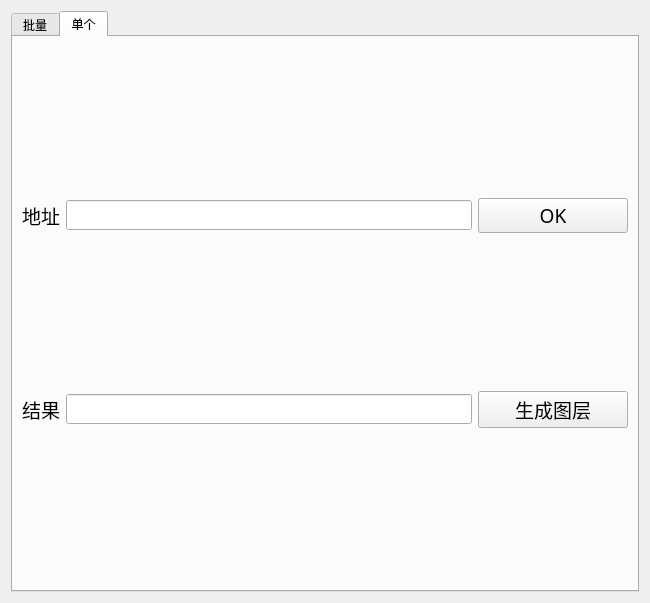
<?xml version="1.0" encoding="UTF-8"?>
<ui version="4.0">
 <class>GeocodeCNDialogBase</class>
 <widget class="QDialog" name="GeocodeCNDialogBase">
  <property name="geometry">
   <rect>
    <x>0</x>
    <y>0</y>
    <width>650</width>
    <height>603</height>
   </rect>
  </property>
  <property name="windowTitle">
   <string>GeocodeCN</string>
  </property>
  <layout class="QVBoxLayout" name="verticalLayout_2">
   <item>
    <widget class="QTabWidget" name="tabWidget">
     <property name="currentIndex">
      <number>1</number>
     </property>
     <widget class="QWidget" name="table_batch">
      <attribute name="title">
       <string>批量</string>
      </attribute>
      <layout class="QHBoxLayout" name="horizontalLayout_4">
       <item>
        <layout class="QVBoxLayout" name="verticalLayout">
         <item>
          <layout class="QHBoxLayout" name="horizontalLayout">
           <item>
            <widget class="QPushButton" name="btn_file">
             <property name="minimumSize">
              <size>
               <width>80</width>
               <height>20</height>
              </size>
             </property>
             <property name="maximumSize">
              <size>
               <width>120</width>
               <height>40</height>
              </size>
             </property>
             <property name="font">
              <font>
               <family>黑体</family>
               <pointsize>12</pointsize>
              </font>
             </property>
             <property name="toolTip">
              <string>选择csv文件</string>
             </property>
             <property name="text">
              <string>选择</string>
             </property>
            </widget>
           </item>
           <item>
            <widget class="QLineEdit" name="le_file">
             <property name="minimumSize">
              <size>
               <width>200</width>
               <height>20</height>
              </size>
             </property>
             <property name="baseSize">
              <size>
               <width>400</width>
               <height>40</height>
              </size>
             </property>
            </widget>
           </item>
           <item>
            <spacer name="horizontalSpacer">
             <property name="orientation">
              <enum>Qt::Horizontal</enum>
             </property>
             <property name="sizeHint" stdset="0">
              <size>
               <width>18</width>
               <height>20</height>
              </size>
             </property>
            </spacer>
           </item>
           <item>
            <widget class="QLabel" name="label">
             <property name="minimumSize">
              <size>
               <width>30</width>
               <height>20</height>
              </size>
             </property>
             <property name="maximumSize">
              <size>
               <width>60</width>
               <height>40</height>
              </size>
             </property>
             <property name="font">
              <font>
               <family>黑体</family>
               <pointsize>10</pointsize>
              </font>
             </property>
             <property name="toolTip">
              <string>用作地理编码的列</string>
             </property>
             <property name="text">
              <string>列</string>
             </property>
            </widget>
           </item>
           <item>
            <widget class="QComboBox" name="cb">
             <property name="minimumSize">
              <size>
               <width>80</width>
               <height>20</height>
              </size>
             </property>
             <property name="maximumSize">
              <size>
               <width>120</width>
               <height>40</height>
              </size>
             </property>
            </widget>
           </item>
           <item>
            <spacer name="horizontalSpacer_2">
             <property name="orientation">
              <enum>Qt::Horizontal</enum>
             </property>
             <property name="sizeHint" stdset="0">
              <size>
               <width>40</width>
               <height>20</height>
              </size>
             </property>
            </spacer>
           </item>
           <item>
            <widget class="QPushButton" name="btn_start">
             <property name="minimumSize">
              <size>
               <width>80</width>
               <height>20</height>
              </size>
             </property>
             <property name="maximumSize">
              <size>
               <width>120</width>
               <height>40</height>
              </size>
             </property>
             <property name="font">
              <font>
               <family>黑体</family>
               <pointsize>12</pointsize>
              </font>
             </property>
             <property name="toolTip">
              <string>开始编码</string>
             </property>
             <property name="text">
              <string>开始</string>
             </property>
            </widget>
           </item>
          </layout>
         </item>
         <item>
          <widget class="QTextBrowser" name="tb_loc"/>
         </item>
         <item>
          <layout class="QHBoxLayout" name="horizontalLayout_2">
           <item>
            <widget class="QPushButton" name="btn_add">
             <property name="minimumSize">
              <size>
               <width>80</width>
               <height>20</height>
              </size>
             </property>
             <property name="maximumSize">
              <size>
               <width>120</width>
               <height>40</height>
              </size>
             </property>
             <property name="font">
              <font>
               <family>黑体</family>
               <pointsize>12</pointsize>
              </font>
             </property>
             <property name="toolTip">
              <string>生成图层</string>
             </property>
             <property name="text">
              <string>添加到地图</string>
             </property>
            </widget>
           </item>
           <item>
            <widget class="QPushButton" name="btn_export">
             <property name="minimumSize">
              <size>
               <width>80</width>
               <height>20</height>
              </size>
             </property>
             <property name="maximumSize">
              <size>
               <width>120</width>
               <height>40</height>
              </size>
             </property>
             <property name="font">
              <font>
               <family>黑体</family>
               <pointsize>12</pointsize>
              </font>
             </property>
             <property name="toolTip">
              <string>导出为csv文件</string>
             </property>
             <property name="text">
              <string>导出为</string>
             </property>
            </widget>
           </item>
           <item>
            <widget class="QPushButton" name="btn_clear">
             <property name="minimumSize">
              <size>
               <width>60</width>
               <height>20</height>
              </size>
             </property>
             <property name="maximumSize">
              <size>
               <width>60</width>
               <height>40</height>
              </size>
             </property>
             <property name="font">
              <font>
               <family>黑体</family>
               <pointsize>12</pointsize>
              </font>
             </property>
             <property name="toolTip">
              <string>清除当前编码数据</string>
             </property>
             <property name="text">
              <string>清除</string>
             </property>
            </widget>
           </item>
          </layout>
         </item>
         <item>
          <widget class="QProgressBar" name="pb">
           <property name="toolTip">
            <string>编码进度</string>
           </property>
           <property name="value">
            <number>0</number>
           </property>
          </widget>
         </item>
        </layout>
       </item>
      </layout>
     </widget>
     <widget class="QWidget" name="table_one">
      <attribute name="title">
       <string>单个</string>
      </attribute>
      <layout class="QVBoxLayout" name="verticalLayout_3">
       <item>
        <layout class="QHBoxLayout" name="horizontalLayout_5">
         <item>
          <widget class="QLabel" name="label_2">
           <property name="font">
            <font>
             <family>微软雅黑</family>
             <pointsize>14</pointsize>
            </font>
           </property>
           <property name="text">
            <string>地址</string>
           </property>
          </widget>
         </item>
         <item>
          <widget class="QLineEdit" name="le_inpu_one">
           <property name="minimumSize">
            <size>
             <width>200</width>
             <height>30</height>
            </size>
           </property>
          </widget>
         </item>
         <item>
          <widget class="QPushButton" name="btn_ok_one">
           <property name="minimumSize">
            <size>
             <width>150</width>
             <height>30</height>
            </size>
           </property>
           <property name="font">
            <font>
             <family>黑体</family>
             <pointsize>14</pointsize>
            </font>
           </property>
           <property name="text">
            <string>OK</string>
           </property>
          </widget>
         </item>
        </layout>
       </item>
       <item>
        <layout class="QHBoxLayout" name="horizontalLayout_6">
         <item>
          <widget class="QLabel" name="label_3">
           <property name="font">
            <font>
             <family>微软雅黑</family>
             <pointsize>14</pointsize>
            </font>
           </property>
           <property name="text">
            <string>结果</string>
           </property>
          </widget>
         </item>
         <item>
          <widget class="QLineEdit" name="le_res_one">
           <property name="minimumSize">
            <size>
             <width>200</width>
             <height>30</height>
            </size>
           </property>
          </widget>
         </item>
         <item>
          <widget class="QPushButton" name="btn_add_lyr">
           <property name="minimumSize">
            <size>
             <width>150</width>
             <height>30</height>
            </size>
           </property>
           <property name="font">
            <font>
             <family>黑体</family>
             <pointsize>14</pointsize>
            </font>
           </property>
           <property name="text">
            <string>生成图层</string>
           </property>
          </widget>
         </item>
        </layout>
       </item>
      </layout>
     </widget>
    </widget>
   </item>
  </layout>
 </widget>
 <resources/>
 <connections/>
</ui>
